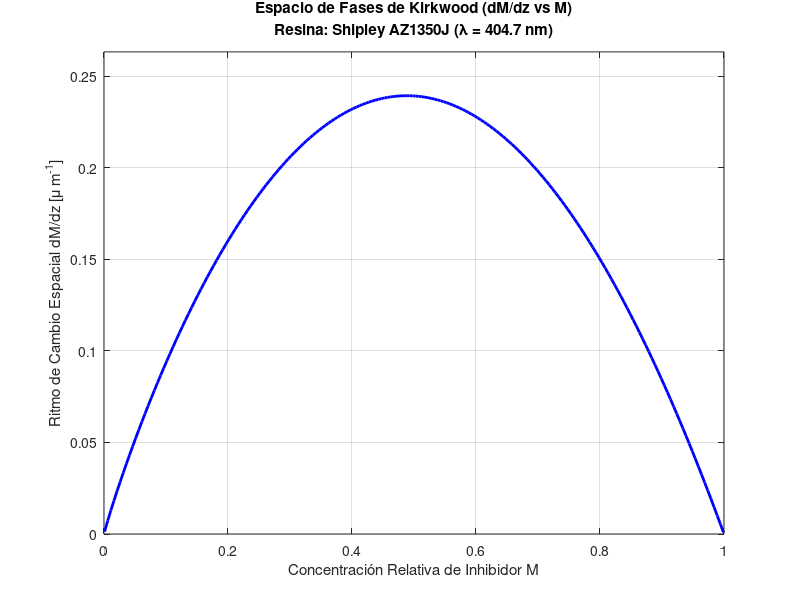
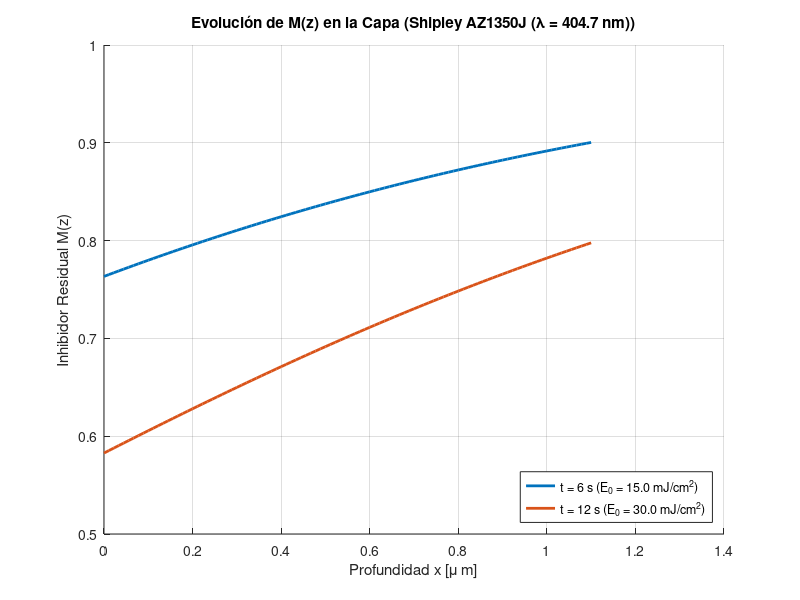
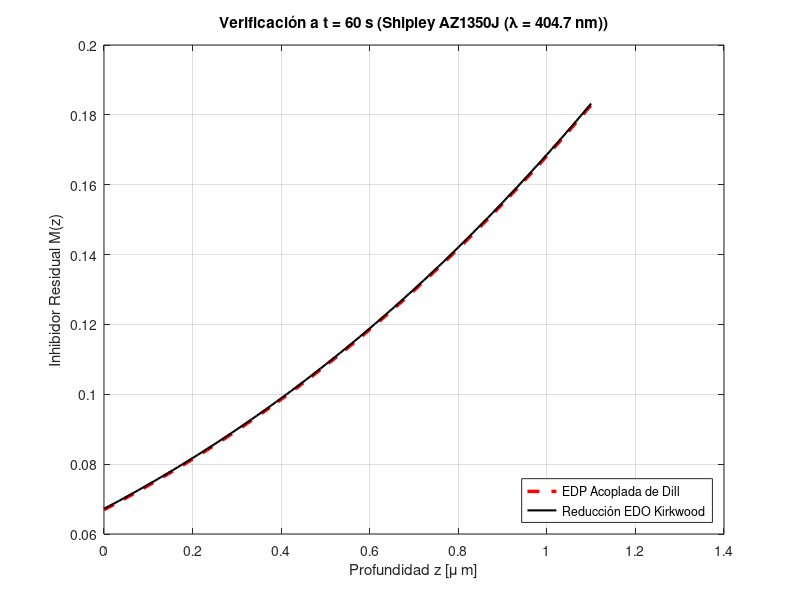

Write the MATLAB code that produced these figures, in order.
% =========================================================================
% SCRIPT GNU OCTAVE / MATLAB: MODELO DE DILL CON PARÁMETROS REALES
% Fuentes: Dill et al. (1975) / Mack (1985) / Kudrya (2025)
% =========================================================================
clear all; clc; close all;

% SELECCIÓN DE RESINA (1 = Kodak 820 [Mack 1985], 2 = Shipley AZ1350J [Dill 1975])
tipo_resina = 2;

if tipo_resina == 1
    % Kodak 820 (lambda = 405.5 nm) - Mack (1985)
    nombre_resina = 'Kodak 820 (\lambda = 405.5 nm)';
    A  = 1.04;       % [1/um]
    B  = 0.0719;     % [1/um]
    C  = 0.020;      % [cm^2/mJ]
    d  = 1.08;       % Espesor [um]
    I_inc = 2.81;    % Intensidad incidente [mW/cm^2]
    tau12 = 0.933;   % Transmisión de interfaz
    I0 = I_inc * tau12; % Intensidad en la superficie superior [mW/cm^2]
else
    % Shipley AZ1350J (lambda = 404.7 nm) - Dill (1975)
    nombre_resina = 'Shipley AZ1350J (\lambda = 404.7 nm)';
    A  = 0.86;       % [1/um]
    B  = 0.07;       % [1/um]
    C  = 0.018;      % [cm^2/mJ]
    d  = 1.10;       % Espesor [um]
    I0 = 2.50;       % Intensidad corregida [mW/cm^2]
end

fprintf('=== MODELO DE DILL: %s ===\n', nombre_resina);
fprintf('Parámetros extraídos: A = %.2f um^-1, B = %.4f um^-1, C = %.3f cm^2/mJ\n', A, B, C);

% =========================================================================
% 1. ESPACIO DE FASES DE KIRKWOOD (dM/dz vs M)
% =========================================================================
M_vec = linspace(0.001, 0.999, 200); % Concentración relativa M
dM_dz = M_vec .* (-B .* log(M_vec) + A .* (1 - M_vec));

figure('Name', 'Espacio de Fases de Kirkwood');
plot(M_vec, dM_dz, 'b-', 'LineWidth', 2);
grid on;
xlabel('Concentración Relativa de Inhibidor M');
ylabel('Ritmo de Cambio Espacial dM/dz [\mu m^{-1}]');
title(sprintf('Espacio de Fases de Kirkwood (dM/dz vs M)\nResina: %s', nombre_resina));
ylim([0, max(dM_dz)*1.1]);

% =========================================================================
% 2. RESOLUCIÓN DE LA EDO DE KIRKWOOD EN EL ESPESOR d
% =========================================================================
tiempos = [6, 12]; % Tiempos de exposición [s]
z_grid  = linspace(0, d, 100);
kirkwood_ode = @(z, M) M * (-B * log(max(M, 1e-10)) + A * (1 - M));

figure('Name', 'Perfiles M(z) por Kirkwood');
hold on;
colors = lines(length(tiempos));

for k = 1:length(tiempos)
    t_exp = tiempos(k);
    E0 = I0 * t_exp;               % Dosis acumulada en superficie [mJ/cm^2]
    M_sup = exp(-C * E0);          % Condición inicial en x = 0
    [z_out, M_out] = ode45(kirkwood_ode, z_grid, M_sup);
    plot(z_out, M_out, 'Color', colors(k,:), 'LineWidth', 2, ...
         'DisplayName', sprintf('t = %d s (E_0 = %.1f mJ/cm^2)', t_exp, E0));
end
grid on;
xlabel('Profundidad x [\mu m]');
ylabel('Inhibidor Residual M(z)');
title(sprintf('Evolución de M(z) en la Capa (%s)', nombre_resina));
legend('Location', 'southeast');
hold off;

% =========================================================================
% 3. SIMULACIÓN DIRECTA DEL SISTEMA DE EDPs ACOPLADAS DE DILL
% =========================================================================
Nz = 100;                 % Puntos espaciales
Nt = 1200;                % Pasos temporales
t_max = 120;              % Tiempo máximo [s]

z  = linspace(0, d, Nz);
dz = z(2) - z(1);
t  = linspace(0, t_max, Nt);
dt = t(2) - t(1);

M_edp = ones(Nz, Nt);     % M(z,0) = 1 (Resina no expuesta)
I_edp = zeros(Nz, Nt);

for k = 1:Nt-1
    % EDP Espacial: dI/dz = -(A*M + B)*I
    I_local = zeros(1, Nz);
    I_local(1) = I0;
    for i = 1:Nz-1
        alpha_local = A * M_edp(i, k) + B;
        I_local(i+1) = I_local(i) * exp(-alpha_local * dz);
    end
    I_edp(:, k) = I_local';

    % EDP Temporal: dM/dt = -C * I * M
    M_edp(:, k+1) = M_edp(:, k) - C * I_local' .* M_edp(:, k) * dt;
    M_edp(:, k+1) = max(min(M_edp(:, k+1), 1), 0);
end

% Comparación entre la solución de EDP acoplada y la EDO de Kirkwood a t = 60 s
figure('Name', 'Comparación EDP vs Kirkwood');
idz_t60 = round(60 / dt);
plot(z, M_edp(:, idz_t60), 'r--', 'LineWidth', 2.5, 'DisplayName', 'EDP Acoplada de Dill');
hold on;
E0_60 = I0 * 60;
M_sup_60 = exp(-C * E0_60);
[z_k, M_k] = ode45(kirkwood_ode, z_grid, M_sup_60);
plot(z_k, M_k, 'k-', 'LineWidth', 1.5, 'DisplayName', 'Reducción EDO Kirkwood');
grid on;
xlabel('Profundidad z [\mu m]');
ylabel('Inhibidor Residual M(z)');
title(sprintf('Verificación a t = 60 s (%s)', nombre_resina));
legend('Location', 'southeast');
